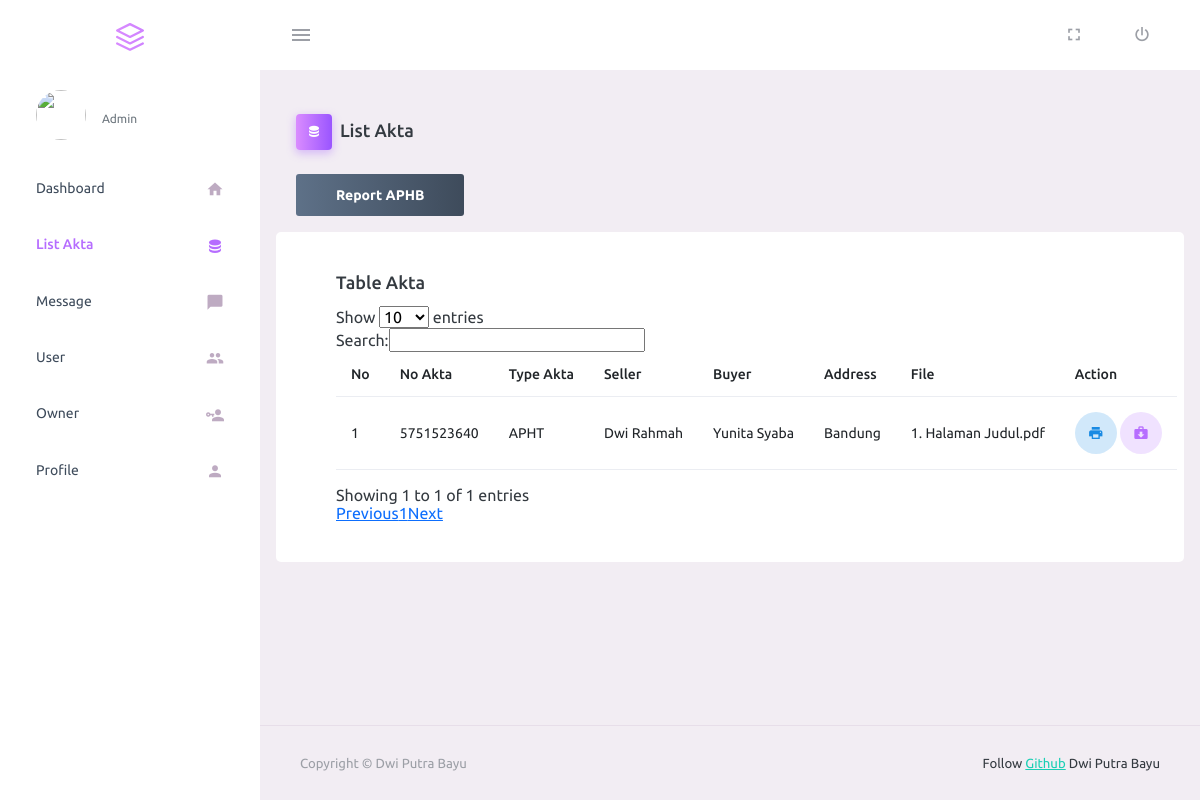
Before: /owner/listapht.php (signed in) with the older database file.
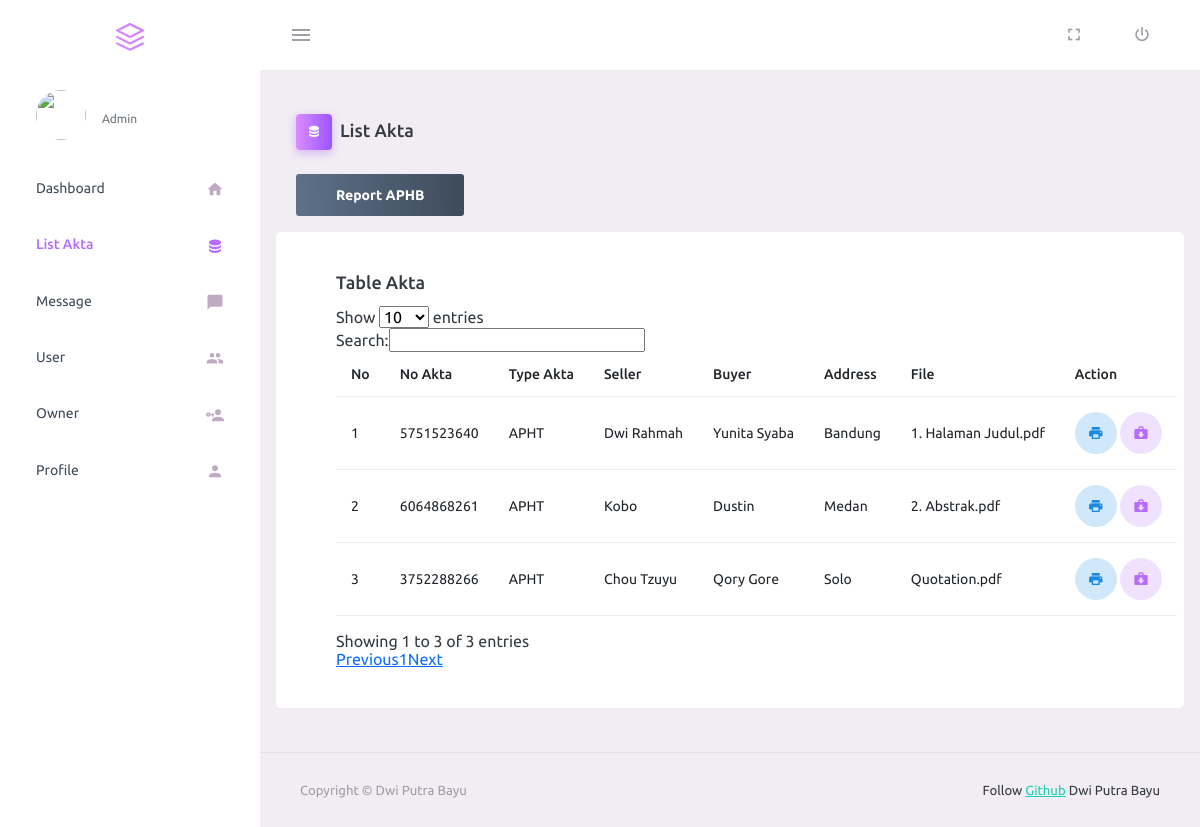
After: the same page with the newer database file.
### tables this page shows
CREATE TABLE `akta` (
  `id` int(11) NOT NULL,
  `no_akta` varchar(255) NOT NULL,
  `type_akta` varchar(255) NOT NULL,
  `seller` varchar(255) NOT NULL,
  `buyer` varchar(255) NOT NULL,
  `no_hak` int(5) NOT NULL,
  `address` varchar(255) NOT NULL,
  `surface_area` varchar(255) NOT NULL,
  `transaction` varchar(255) NOT NULL,
  `certificate` int(6) NOT NULL,
  `pbb` int(7) NOT NULL,
  `njop` int(8) NOT NULL,
  `ssp` int(9) NOT NULL,
  `ssb` int(10) NOT NULL,
  `description` varchar(255) NOT NULL,
  `pdf_akta` text NOT NULL,
  `created_at` timestamp NOT NULL DEFAULT current_timestamp()
);

### owner/listapht.php (the view, shortened to what this page needs)
<?php
require "function.php";
?>
<!DOCTYPE html>
<html lang="en">
<?php require "partials/head.php" ?>
<body>
    <div class="container-scroller">
        <?php require "partials/navbar.php" ?>
        <div class="container-fluid page-body-wrapper">
            <?php require "partials/sidebar.php" ?>
            <div class="main-panel">
                <div class="content-wrapper">
                    <div class="page-header">
                        <h3 class="page-title">
                            <span class="page-title-icon bg-gradient-primary text-white me-2">
                                <i class="mdi mdi-database"></i>
                            </span>List Akta
                        </h3>
                    </div>
                    <div class="d-flex mb-3">
                        <a href="report.php?reportapht=true" class="btn btn-gradient-dark">Report APHB</a>
                    </div>
                    <div class="row">
                        <div class="card">
                            <div class="card-body">
                                <h4 class="card-title">Table Akta</h4>
                                <table class="table table-hover pt-3 mb-3" id="example">
                                    <thead>
                                        <tr>
                                            <th>No</th>
                                            <th>No Akta</th>
                                            <th>Type Akta</th>
                                            <th>Seller</th>
                                            <th>Buyer</th>
                                            <th>Address</th>
                                            <th>File</th>
                                            <th>Action</th>
                                        </tr>
                                    </thead>
                                    <tbody>
                                        <?php
                                            $q = "SELECT * FROM akta WHERE type_akta = 'APHT'";
                                            $r = mysqli_query($db,$q);
                                            $c = 1;
                                            while ($akta = mysqli_fetch_array($r)) {
                                            if ($akta['type_akta']=='APHT') {
                                            ?>
                                        <tr>
                                            <td><?= $c ?></td>
                                            <td><?= $akta["no_akta"] ?></td>
                                            <td><?= $akta["type_akta"] ?></td>
                                            <td><?= $akta["seller"] ?></td>
                                            <td><?= $akta["buyer"] ?></td>
                                            <td><?= $akta["address"] ?></td>
                                            <td><?= $akta["pdf_akta"] ?></td>
                                            <td>
                                                <a href="detailakta.php?id=<?= $akta['id'] ?>"
                                                    class="btn btn-inverse-info btn-rounded btn-icon"
                                                    style="padding-top: 12px;">
                                                    <i class="mdi mdi-printer"></i>
                                                </a>
                                                <a href="viewpdf.php?id=<?= $akta['id'] ?>"
                                                    class="btn btn-inverse-primary btn-rounded btn-icon"
                                                    style="padding-top: 12px;">
                                                    <i class="mdi mdi-briefcase-download"></i>
                                                </a>
                                            </td>
                                        </tr>
                                        <?php
                                            $c++;
                                            }
                                            }
                                            ?>
                                    </tbody>
                                </table>
                            </div>
                        </div>
                    </div>
                </div>
                <?php require "partials/footer.php" ?>
            </div>
        </div>
    </div>
</body>
</html>

Changed rows visible on the page:
added akta: no_akta "6064868261", type_akta "APHT", seller "Kobo", buyer "Dustin", address "Medan", pdf_akta "2. Abstrak.pdf"
added akta: no_akta "3752288266", type_akta "APHT", seller "Chou Tzuyu", buyer "Qory Gore", address "Solo", pdf_akta "Quotation.pdf"
Other visible differences:
text written by a page script: "Show entries Search: Showing 1 to 1 of 1 entries Previous 1 Next" → "Show entries Search: Showing 1 to 3 of 3 entries Previous 1 Next"
